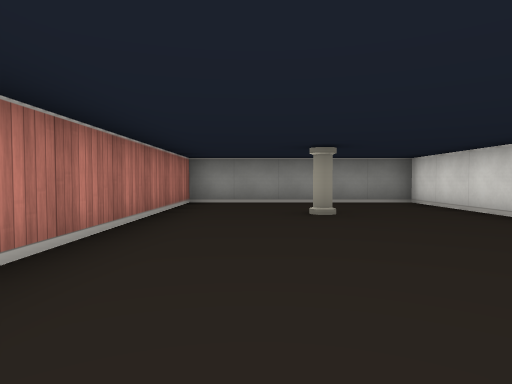
view 1 (above)

18 first-person views from a walk through a cub3D ray-caster map. The camera is about half as high as the walls, tilts 2° down and sees 75° across. The floor is counted in squares. Each view is taken from the middle of a square. On the plan, view 1 faces up. The plan holds only what a view shows up to about 9 squares ahead; the rest is blank.

view 2
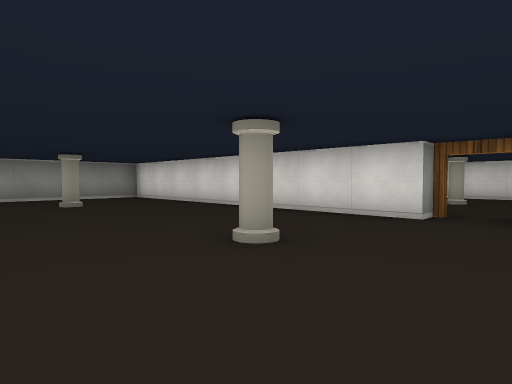

view 3
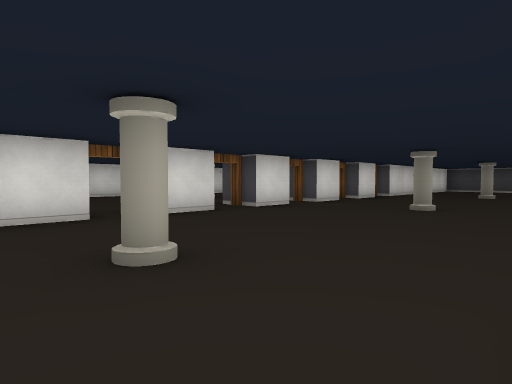

view 4
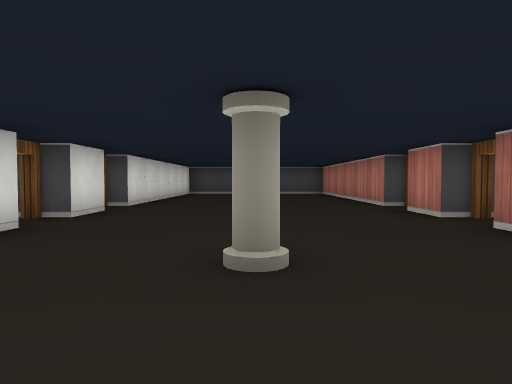

view 5
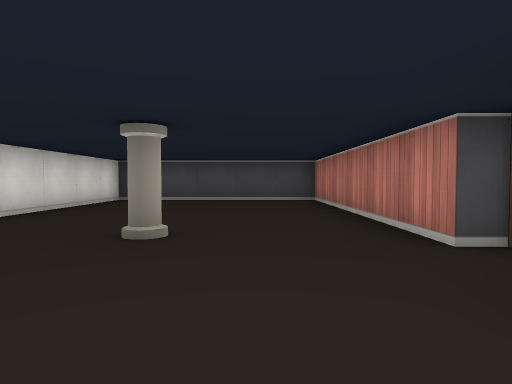

view 6
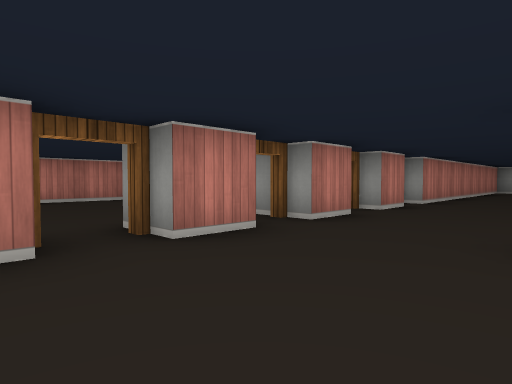

view 7
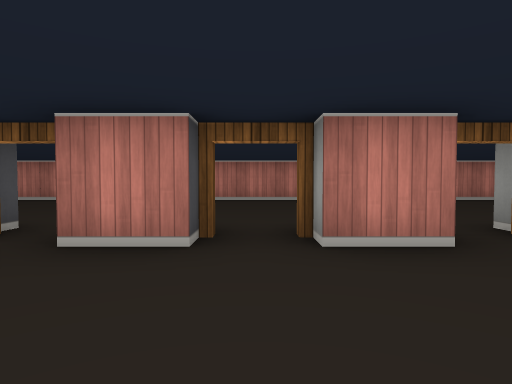

view 8
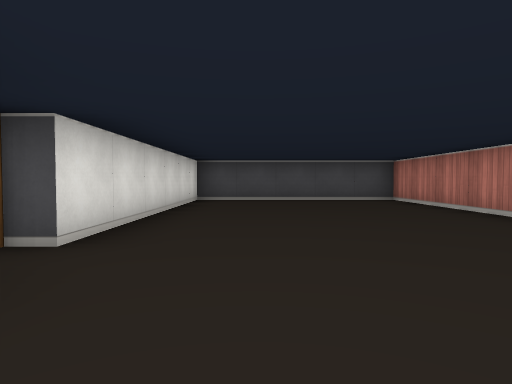

view 9
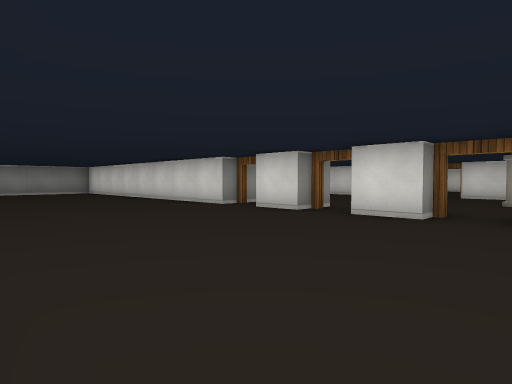

view 10
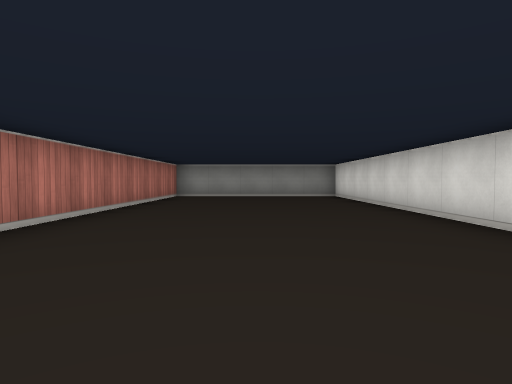

view 11
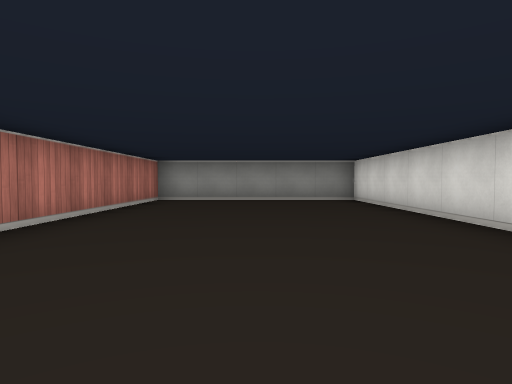

view 12
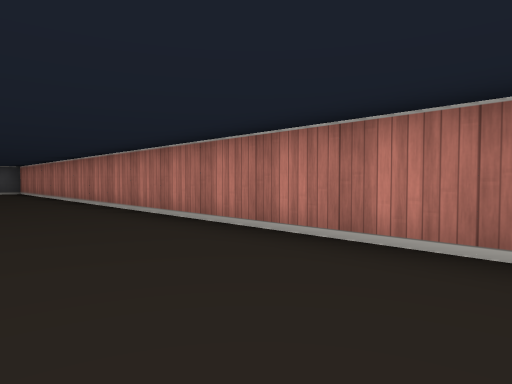

view 13
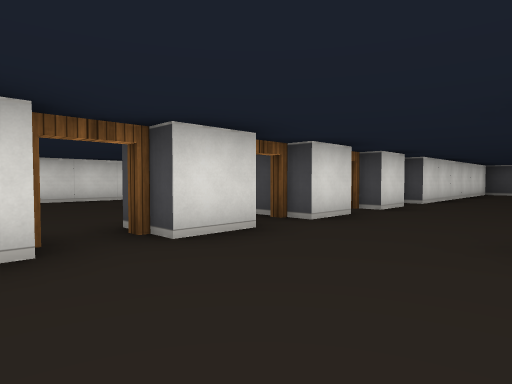

view 14
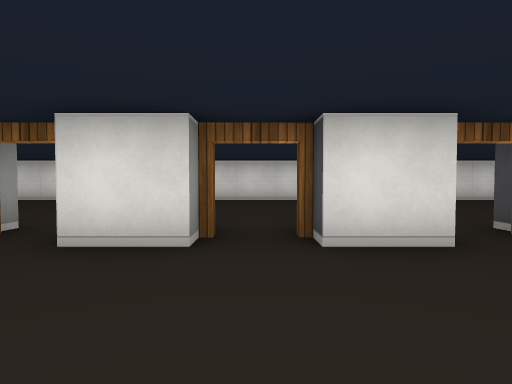

view 15
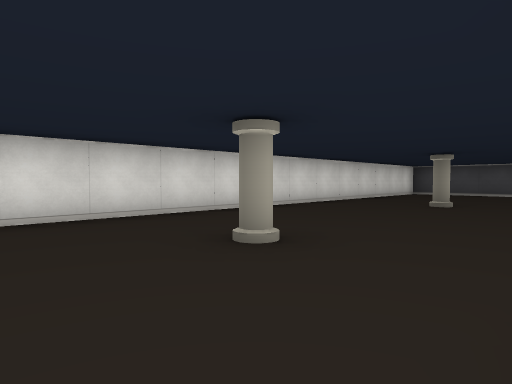

view 16
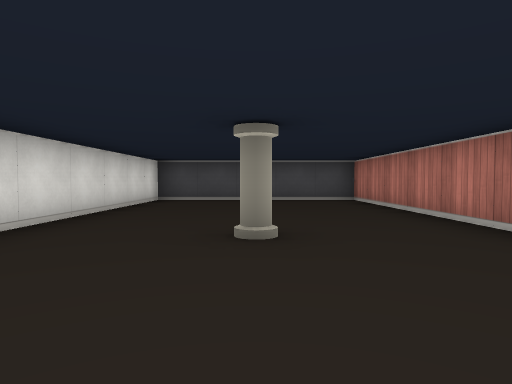

view 17
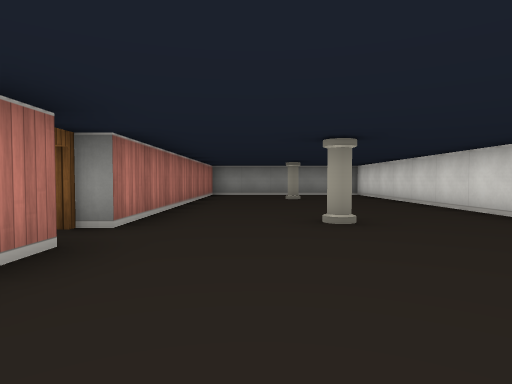

view 18
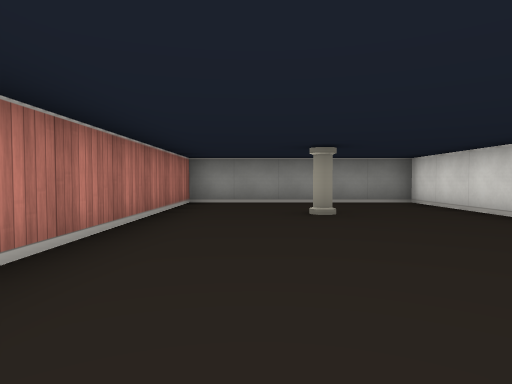

### Floor plan
Ten units are one square. View 1 is at (0, 0); x grows to the right and y downward. Boxes are objects, and circles mark ways between rooms. Rooms are numbered by the first view taken in them; rooms with no view inside come last. Other rooms are left out.
<svg viewBox="-80 -80 180 240">
<path fill="none" stroke="#000" d="M-15 34 -15 45M35 46 35 35M-15 54 -15 65M35 25 35 15M-15 14 -15 25M35 66 35 55M-15 75 -15 85M35 5 35 -75 -15 -75 -15 5M35 86 35 75M-15 95 -15 155 35 155 35 95M-25 45 -25 35M-25 25 -25 15M-25 5 -25 -75 -75 -75 -75 155 -25 155 -25 95M45 15 45 21M45 102 45 155 95 155 95 -75 45 -75 45 5"/>
<rect x="5" y="95" width="10" height="10" fill="#bbb"><title>pillar</title></rect>
<rect x="5" y="45" width="10" height="10" fill="#bbb"><title>pillar</title></rect>
<rect x="5" y="-5" width="10" height="10" fill="#bbb"><title>pillar</title></rect>
<rect x="5" y="-55" width="10" height="10" fill="#bbb"><title>pillar</title></rect>
<rect x="65" y="95" width="10" height="10" fill="#bbb"><title>pillar</title></rect>
<rect x="65" y="45" width="10" height="10" fill="#bbb"><title>pillar</title></rect>
<rect x="65" y="-5" width="10" height="10" fill="#bbb"><title>pillar</title></rect>
<rect x="65" y="-55" width="10" height="10" fill="#bbb"><title>pillar</title></rect>
<circle cx="-20" cy="10" r="3" fill="#2a7"/>
<circle cx="-20" cy="30" r="3" fill="#2a7"/>
<circle cx="-20" cy="50" r="3" fill="#2a7"/>
<circle cx="-20" cy="70" r="3" fill="#2a7"/>
<circle cx="-20" cy="90" r="3" fill="#2a7"/>
<circle cx="40" cy="10" r="3" fill="#2a7"/>
<circle cx="40" cy="30" r="3" fill="#2a7"/>
<circle cx="40" cy="50" r="3" fill="#2a7"/>
<circle cx="40" cy="70" r="3" fill="#2a7"/>
<circle cx="40" cy="90" r="3" fill="#2a7"/>
<text x="10" y="40">1</text>
<text x="-50" y="40">2</text>
<text x="70" y="40">3</text>
</svg>
Room 1 opens to room 2. Room 1 opens to room 3.

Where each view was taken, in squares from view 1:
view 1: 0 up, 0 right, facing up
view 2: 2 down, 1 left, facing up-right
view 3: 1 up, 1 left, facing down-right
view 4: 3 down, 1 right, facing down
view 5: 7 down, 0 right, facing down
view 6: 8 down, 1 right, facing up-left
view 7: 7 down, 1 right, facing left
view 8: 7 down, 4 left, facing down
view 9: 6 down, 7 left, facing up-right
view 10: 3 down, 5 left, facing up
view 11: 1 down, 5 left, facing up
view 12: 1 down, 5 left, facing down-left
view 13: 2 down, 1 right, facing down-right
view 14: 3 down, 1 right, facing right
view 15: 3 down, 5 right, facing down-right
view 16: 7 down, 7 right, facing down
view 17: 4 down, 6 right, facing up
view 18: 0 up, 6 right, facing up
